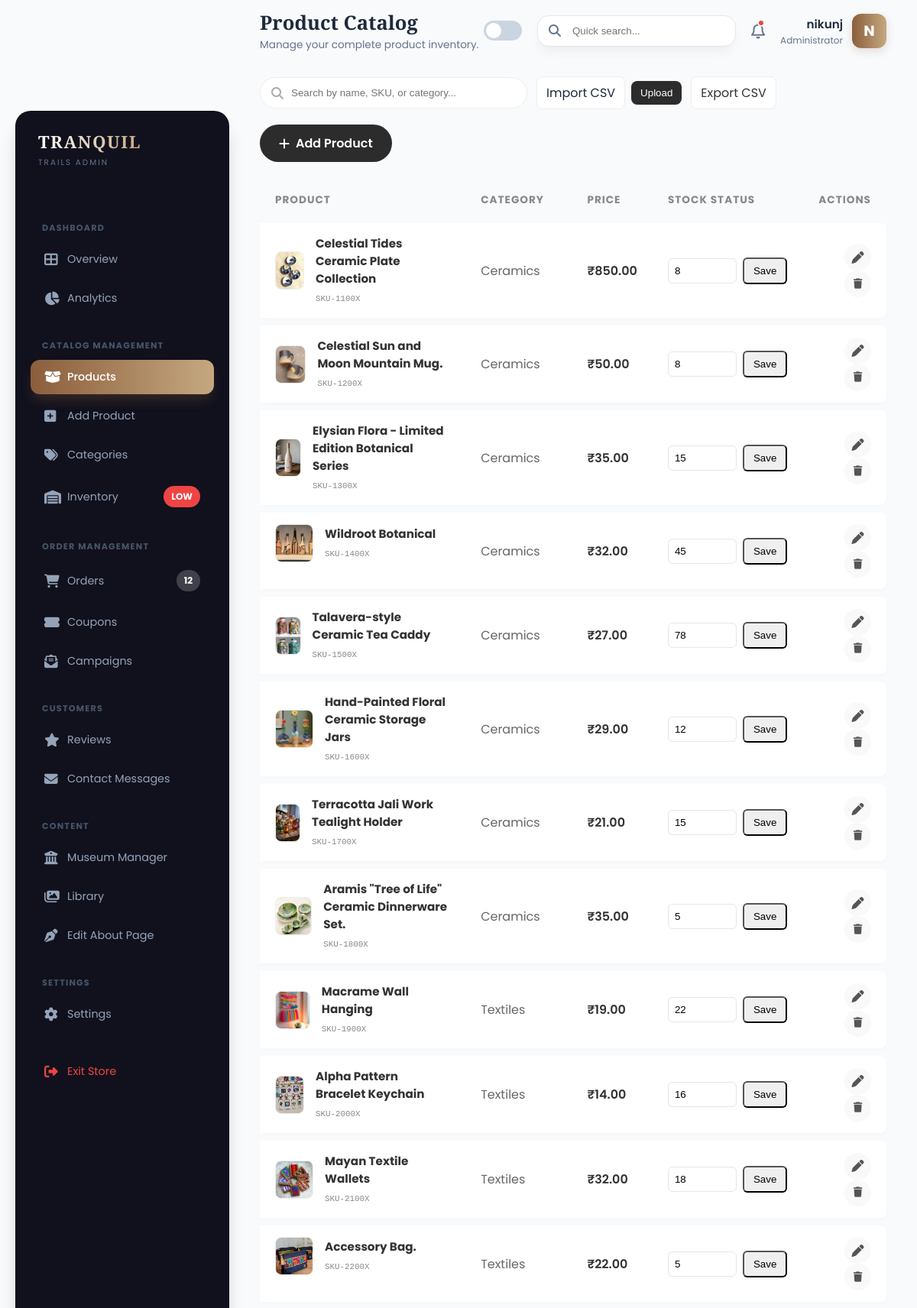
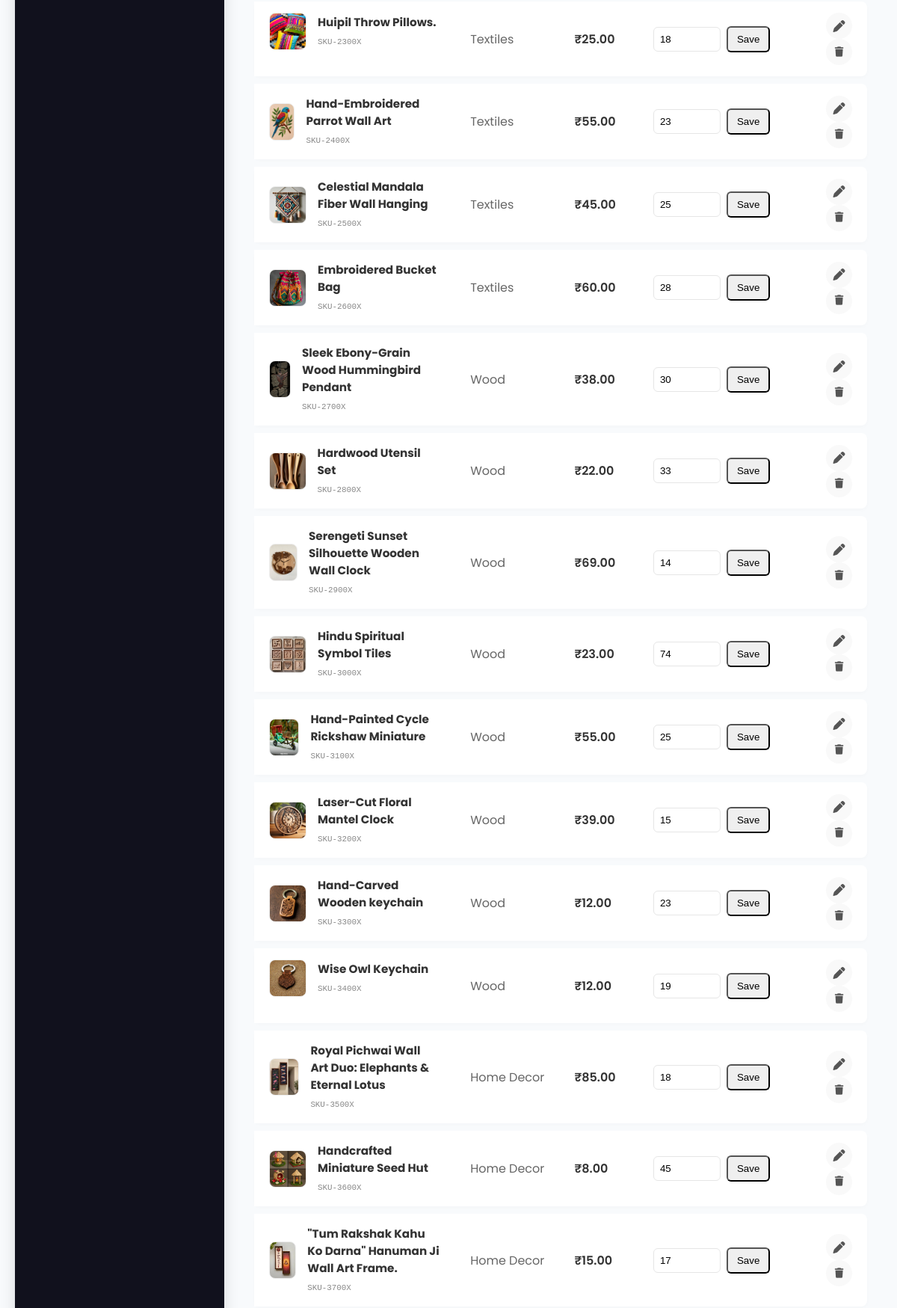
Page /admin-products/ (signed in, upper part) on the committed database (2 pictures, top to bottom).
### core/models.py (models this page shows, shortened)
class Product(models.Model):
    category = models.ForeignKey(Category, related_name='products', on_delete=models.CASCADE)
    name = models.CharField(max_length=200)
    slug = models.SlugField(unique=True)
    image = models.ImageField(upload_to='products/')
    description = models.TextField(blank=True)
    price = models.DecimalField(max_digits=10, decimal_places=2)
    stock = models.PositiveIntegerField(default=0)
    available = models.BooleanField(default=True)
    created_at = models.DateTimeField(auto_now_add=True)
    updated_at = models.DateTimeField(auto_now=True)

class Category(models.Model):
    name = models.CharField(max_length=100)
    slug = models.SlugField(unique=True)
    image = models.ImageField(upload_to='categories/', blank=True, null=True)
    class Meta:
        verbose_name_plural = "Categories"

### core/views.py (the view)
# urls.py: path('admin-products/', views.admin_products, name='admin_products'),
@login_required(login_url='login')
@user_passes_test(admin_only, login_url='login')
def admin_products(request):
    products = Product.objects.all().select_related('category')
    return render(request, 'admin/products.html', {
        'products': products
    })

### core/context_processors.py (called while the page is built)
def site_settings(request):
    settings_obj, _ = SiteSetting.objects.get_or_create(id=1)
    return {'site_settings': settings_obj}

### core/views.py (called while the page is built)
def admin_only(user):
    return user.is_authenticated and user.is_staff

### core/templates/admin/products.html (shortened to what this page needs)
{% extends 'admin/base_admin.html' %}
{% load static %}
{% block page_title %}Product Catalog{% endblock %}
{% block page_desc %}Manage your complete product inventory.{% endblock %}
{% block content %}
<div class="fade-in-up">
    <div style="display: flex; justify-content: space-between; align-items: center; margin-bottom: 30px; flex-wrap: wrap; gap: 20px;">
        <div style="position: relative; display:flex; gap:12px; align-items:center;">
            <div style="position: relative;">
                <i class="fas fa-search" style="position: absolute; left: 15px; top: 50%; transform: translateY(-50%); color: #aaa;"></i>
                <input type="text" id="productSearch" placeholder="Search by name, SKU, or category..."
                       style="padding: 12px 12px 12px 40px; border: 1px solid #eee; border-radius: 30px; width: 350px; outline: none; transition: 0.3s;"
                       onfocus="this.style.borderColor='#8b5e3c'; this.style.width='370px'"
                       onblur="this.style.borderColor='#eee'; this.style.width='350px'">
            </div>
            <form method="POST" action="{% url 'admin_import_products' %}" enctype="multipart/form-data" style="display:flex; gap:8px; align-items:center;">
                <label for="csvInput" style="background:#fff; border:1px solid #eee; padding:8px 12px; border-radius:8px; cursor:pointer;">Import CSV</label>
                <button type="submit" style="padding:8px 12px; border-radius:8px; background:#2c2c2c; color:white; border:none; cursor:pointer;">Upload</button>
            </form>
            <a href="{% url 'admin_export_products' %}" style="background:#fff; border:1px solid #eee; padding:8px 12px; border-radius:8px; text-decoration:none; color:#333;">Export CSV</a>
        </div>
        <a href="{% url 'admin_add_product' %}"
           style="background: #2c2c2c; color: white; padding: 12px 25px; border-radius: 30px; text-decoration: none; font-weight: 600; display: flex; align-items: center; gap: 8px; transition: 0.3s;">
            <i class="fas fa-plus"></i> Add Product
        </a>
    </div>
    <table class="modern-table">
        <thead>
            <tr>
                <th>Product</th>
                <th>Category</th>
                <th>Price</th>
                <th>Stock Status</th>
                <th style="text-align: right;">Actions</th>
            </tr>
        </thead>
        <tbody id="productTableBody">
            {% for p in products %}
            <tr class="table-row">
                <td style="display: flex; align-items: center; gap: 15px;">
                    {% if p.image %}
                        <img src="{{ p.image.url }}" class="prod-img" alt="{{ p.name }}">
                    {% else %}
                        <div class="prod-img" style="display: flex; align-items: center; justify-content: center; color: #ccc;">
                            <i class="fas fa-image"></i>
                        </div>
                    {% endif %}
                    <div>
                        <strong style="display: block; color: #333; font-size: 0.95rem;">{{ p.name }}</strong>
                        <small style="color: #888; font-family: monospace;">SKU-{{ p.id }}00X</small>
                    </div>
                </td>
                <td style="color: #666;">
                    {% if p.category %}
                        {{ p.category.name }}
                    {% else %}
                        <span style="color: #aaa; font-style: italic;">Uncategorized</span>
                    {% endif %}
                </td>
                <td style="font-weight: 600; color: #333;">₹{{ p.price }}</td>
                <form method="POST" action="{% url 'admin_update_stock' p.id %}">
                    <td>
                        <div style="display:flex; align-items:center; gap:8px;">
                            <input type="number" name="stock" value="{{ p.stock|default:0 }}" min="0" class="stock-input" style="width:90px; padding:8px; border-radius:6px; border:1px solid #e6e6e6;">
                            <button type="submit" class="btn-update" style="padding:8px 12px; border-radius:6px;">Save</button>
                        </div>
                    </td>
                </form>
                <td style="text-align: right;">
                    <a href="{% url 'admin_edit_product' p.id %}" class="action-btn" title="Edit Details & View All" style="text-decoration: none;">
                        <i class="fas fa-pen"></i>
                    </a>
                    <form action="{% url 'admin_delete_product' p.id %}" method="POST" onsubmit="return confirm('Are you sure you want to delete {{ p.name }}?');" style="display: inline;">
                        <button type="submit" class="action-btn btn-delete" title="Delete Product" style="margin-left: 5px;">
                            <i class="fas fa-trash"></i>
                        </button>
                    </form>
                </td>
            </tr>
            {% endfor %}
        </tbody>
    </table>
</div>
{% endblock %}

### core/templates/admin/base_admin.html (shortened to what this page needs)
{% load static %}
<!DOCTYPE html>
<html lang="en" data-theme="light"> <head>
    <link rel="stylesheet" href="https://cdnjs.cloudflare.com/ajax/libs/font-awesome/6.4.0/css/all.min.css">
</head>
<body>
    <aside class="sidebar" id="sidebar">
        <div class="logo-area">
            <div>
                <div class="logo-text">TRANQUIL</div>
                <div class="logo-sub">Trails Admin</div>
            </div>
        </div>
        <div class="nav-scroller">
            <div class="nav-category">Dashboard</div>
            <div class="nav-item">
                <a href="{% url 'admin_dashboard' %}" class="nav-link {% if request.resolver_match.url_name == 'admin_dashboard' %}active{% endif %}">
                    <i class="fas fa-th-large"></i> <span>Overview</span>
                </a>
            </div>
            <div class="nav-item">
                <a href="{% url 'admin_analytics' %}" class="nav-link {% if request.resolver_match.url_name == 'admin_analytics' %}active{% endif %}">
                    <i class="fas fa-chart-pie"></i> <span>Analytics</span>
                </a>
            </div>
            <div class="nav-category">Catalog Management</div>
            <div class="nav-item">
                <a href="{% url 'admin_products' %}" class="nav-link {% if request.resolver_match.url_name == 'admin_products' %}active{% endif %}">
                    <i class="fas fa-box-open"></i> <span>Products</span>
                </a>
            </div>
            <div class="nav-item">
                <a href="{% url 'admin_add_product' %}" class="nav-link {% if request.resolver_match.url_name == 'admin_add_product' %}active{% endif %}">
                    <i class="fas fa-plus-square"></i> <span>Add Product</span>
                </a>
            </div>
            <div class="nav-item">
                <a href="{% url 'admin_categories' %}" class="nav-link {% if request.resolver_match.url_name == 'admin_categories' %}active{% endif %}">
                    <i class="fas fa-tags"></i> <span>Categories</span>
                </a>
            </div>
            <div class="nav-item">
                <a href="{% url 'admin_inventory' %}" class="nav-link {% if request.resolver_match.url_name == 'admin_inventory' %}active{% endif %}">
                    <i class="fas fa-warehouse"></i> <span>Inventory</span>
                    <span class="badge bg-danger">Low</span>
                </a>
            </div>
            <div class="nav-category">Order Management</div>
            <div class="nav-item">
                <a href="{% url 'admin_orders' %}" class="nav-link {% if request.resolver_match.url_name == 'admin_orders' %}active{% endif %}">
                    <i class="fas fa-shopping-cart"></i> <span>Orders</span>
                    <span class="badge bg-accent">12</span>
                </a>
            </div>
             <div class="nav-item">
                <a href="{% url 'admin_discounts' %}" class="nav-link {% if request.resolver_match.url_name == 'admin_discounts' %}active{% endif %}">
                    <i class="fas fa-ticket-alt"></i> <span>Coupons</span>
                </a>
            </div>
            <div class="nav-item">
                <a href="{% url 'admin_campaigns' %}" class="nav-link {% if request.resolver_match.url_name == 'admin_campaigns' %}active{% endif %}">
                    <i class="fas fa-envelope-open-text"></i> <span>Campaigns</span>
                </a>
            </div>
            <div class="nav-category">Customers</div>
           <div class="nav-item">
                <a href="{% url 'admin_reviews' %}" class="nav-link {% if request.resolver_match.url_name == 'admin_reviews' %}active{% endif %}">
                    <i class="fas fa-star"></i> <span>Reviews</span>
                </a>
            </div>
                       <div class="nav-item">
                <a href="{% url 'admin_contact_messages' %}"
                class="nav-link {% if request.resolver_match.url_name == 'admin_contact_messages' %}active{% endif %}">
                    <i class="fas fa-envelope"></i> <span>Contact Messages</span>
                </a>
            </div>
            <div class="nav-category">Content</div>
            <div class="nav-item">
                <a href="{% url 'museum_manager' %}" class="nav-link {% if request.resolver_match.url_name == 'museum_manager' %}active{% endif %}">
                    <i class="fas fa-university"></i> <span>Museum Manager</span>
                </a>
            </div>
            <div class="nav-item">
                <a href="{% url 'admin_media' %}" class="nav-link {% if request.resolver_match.url_name == 'admin_media' %}active{% endif %}">
                    <i class="fas fa-images"></i> <span>Library</span>
                </a>
            </div>
             <div class="nav-item">
                <a href="{% url 'admin_about_editor' %}" class="nav-link {% if request.resolver_match.url_name == 'admin_about_editor' %}active{% endif %}">
                    <i class="fas fa-pen-nib"></i> <span>Edit About Page</span>
                </a>
            </div>
            <div class="nav-category">Settings</div>
            <div class="nav-item">
                <a href="{% url 'admin_settings' %}" class="nav-link {% if request.resolver_match.url_name == 'admin_settings' %}active{% endif %}">
                    <i class="fas fa-cog"></i> <span>Settings</span>
                </a>
            </div>
            <div class="nav-item">
                <a href="{% url 'home' %}" class="nav-link logout">
                    <i class="fas fa-sign-out-alt"></i> <span>Exit Store</span>
                </a>
            </div>
        </div>
    </aside>
    <div class="content-wrapper">
        <header class="top-header">
            <div class="header-left">
                <div class="page-title">
                    <h2>{% block page_title %}Dashboard{% endblock %}</h2>
                    <p>{% block page_desc %}Welcome back, Admin{% endblock %}</p>
                </div>
            </div>
            <div class="header-right">
                <div class="theme-switch-wrapper">
                    <label class="theme-switch" for="checkbox">
                        <div class="slider round">
                            <i class="fas fa-sun"></i>
                        </div>
                    </label>
                </div>
                <div class="search-box">
                    <i class="fas fa-search"></i>
                    <input type="text" placeholder="Quick search...">
                </div>
                <div class="notif-btn">
                    <i class="far fa-bell"></i>
                    <div class="notif-dot"></div>
                </div>
                <div class="user-profile">
                    <div class="user-info">
                        <span class="name">{{ user.first_name|default:user.username }}</span>
                        <span class="role">Administrator</span>
                    </div>
                    <div class="user-avatar">
                        {{ user.username|slice:":1"|upper }}
                    </div>
                </div>
            </div>
        </header>
        <div class="content-body">
            {% block content %}{% endblock %}
        </div>
    </div>
</body>
</html>

### core/templates/admin/products.html (style rules this page uses)
.modern-table { width: 100%; border-collapse: separate; border-spacing: 0 10px; }
.modern-table thead th { color: #888; font-size: 0.85rem; text-transform: uppercase; letter-spacing: 1px; padding: 0 20px 10px 20px; text-align: left; }
.table-row { background: white; box-shadow: 0 2px 5px rgba(0,0,0,0.02); border-radius: 8px; transition: transform 0.3s ease, box-shadow 0.3s ease; backface-visibility: hidden; -webkit-font-smoothing: antialiased; will-change: transform, box-shadow; }
.table-row td { padding: 15px 20px; vertical-align: middle; }
.table-row td:first-child { border-top-left-radius: 8px; border-bottom-left-radius: 8px; }
.table-row td:last-child { border-top-right-radius: 8px; border-bottom-right-radius: 8px; }
.prod-img { width: 50px; height: 50px; border-radius: 8px; object-fit: cover; background: #f4f4f4; border: 1px solid #eee; }
.badge { padding: 5px 10px; border-radius: 20px; font-size: 0.75rem; font-weight: 700; text-transform: uppercase; }
.action-btn { width: 35px; height: 35px; border-radius: 50%; border: none; display: inline-flex; align-items: center; justify-content: center; cursor: pointer; transition: 0.2s; background: #f9f9f9; color: #555; }

### rows in the picture
Product: image (picture), name "Celestial Tides Ceramic Plate Collection", id "11", category.name "Ceramics", price "850.00", stock "8"
Product: image (picture), name "Celestial Sun and Moon Mountain Mug.", id "12", category.name "Ceramics", price "50.00", stock "8"
Product: image (picture), name "Elysian Flora - Limited Edition Botanical Series", id "13", category.name "Ceramics", price "35.00", stock "15"
Product: image (picture), name "Wildroot Botanical", id "14", category.name "Ceramics", price "32.00", stock "45"
Product: image (picture), name "Talavera-style Ceramic Tea Caddy", id "15", category.name "Ceramics", price "27.00", stock "78"
Product: image (picture), name "Hand-Painted Floral Ceramic Storage Jars", id "16", category.name "Ceramics", price "29.00", stock "12"
Product: image (picture), name "Terracotta Jali Work Tealight Holder", id "17", category.name "Ceramics", price "21.00", stock "15"
Product: image (picture), name "Aramis \"Tree of Life\" Ceramic Dinnerware Set.", id "18", category.name "Ceramics", price "35.00", stock "5"
Product: image (picture), name "Macrame Wall Hanging", id "19", category.name "Textiles", price "19.00", stock "22"
Product: image (picture), name "Alpha Pattern Bracelet Keychain", id "20", category.name "Textiles", price "14.00", stock "16"
Product: image (picture), name "Mayan Textile Wallets", id "21", category.name "Textiles", price "32.00", stock "18"
Product: image (picture), name "Accessory Bag.", id "22", category.name "Textiles", price "22.00", stock "5"
Product: image (picture), name "Huipil Throw Pillows.", id "23", category.name "Textiles", price "25.00", stock "18"
Product: image (picture), name "Hand-Embroidered Parrot Wall Art", id "24", category.name "Textiles", price "55.00", stock "23"
Product: image (picture), name "Celestial Mandala Fiber Wall Hanging", id "25", category.name "Textiles", price "45.00", stock "25"
Product: image (picture), name "Embroidered Bucket Bag", id "26", category.name "Textiles", price "60.00", stock "28"
Product: image (picture), name "Sleek Ebony-Grain Wood Hummingbird Pendant", id "27", category.name "Wood", price "38.00", stock "30"
Product: image (picture), name "Hardwood Utensil Set", id "28", category.name "Wood", price "22.00", stock "33"
Product: image (picture), name "Serengeti Sunset Silhouette Wooden Wall Clock", id "29", category.name "Wood", price "69.00", stock "14"
Product: image (picture), name "Hindu Spiritual Symbol Tiles", id "30", category.name "Wood", price "23.00", stock "74"
Product: image (picture), name "Hand-Painted Cycle Rickshaw Miniature", id "31", category.name "Wood", price "55.00", stock "25"
Product: image (picture), name "Laser-Cut Floral Mantel Clock", id "32", category.name "Wood", price "39.00", stock "15"
Product: image (picture), name "Hand-Carved Wooden keychain", id "33", category.name "Wood", price "12.00", stock "23"
Product: image (picture), name "Wise Owl Keychain", id "34", category.name "Wood", price "12.00", stock "19"
Product: image (picture), name "Royal Pichwai Wall Art Duo: Elephants & Eternal Lotus", id "35", category.name "Home Decor", price "85.00", stock "18"
Product: image (picture), name "Handcrafted Miniature Seed Hut", id "36", category.name "Home Decor", price "8.00", stock "45"
Product: image (picture), name "\"Tum Rakshak Kahu Ko Darna\" Hanuman Ji Wall Art Frame.", id "37", category.name "Home Decor", price "15.00", stock "17"

### other values in the picture
{{ user.first_name|default:user.username }} "nikunj"
{{ user.username|slice:":1"|upper }} "N"
